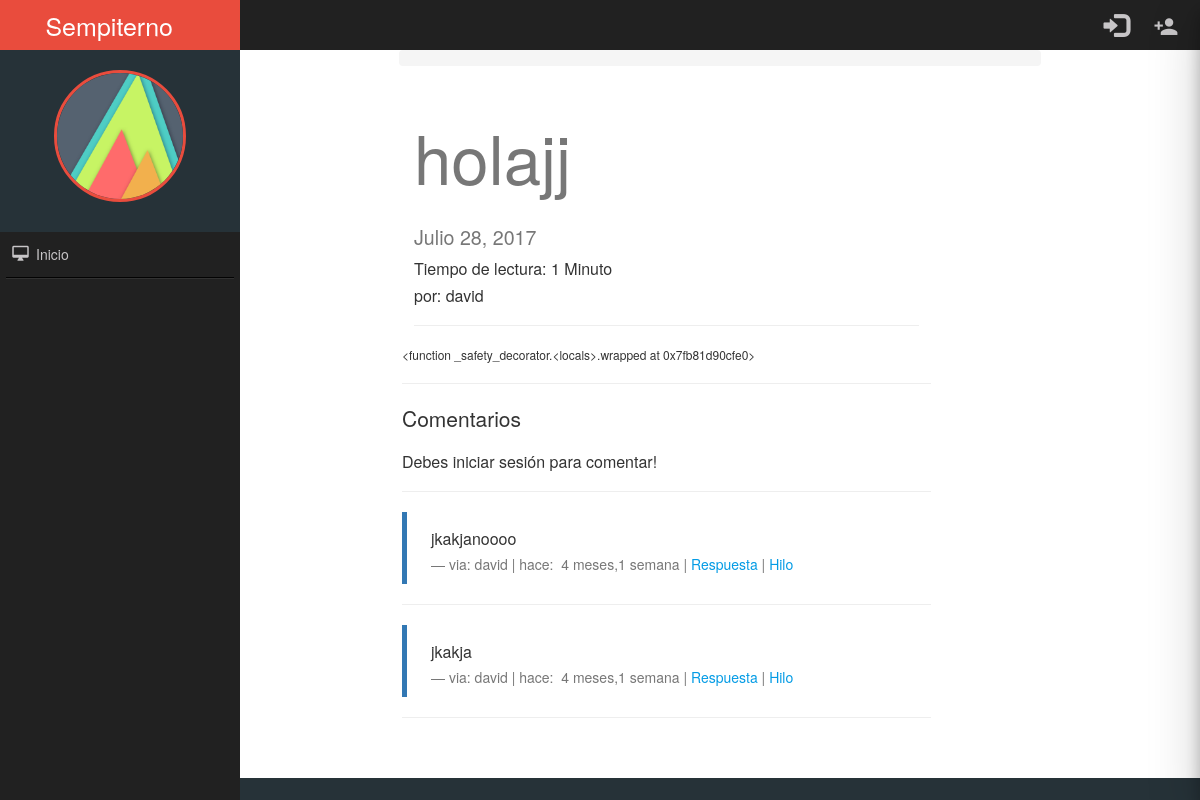
The app's page /hola/ with its own data.
### posts/models.py (models this page shows, shortened)
class Post(models.Model):
    user = models.ForeignKey(settings.AUTH_USER_MODEL, default=1)
    title = models.CharField(max_length=120)
    slug = models.SlugField(unique=True)
    image = models.ImageField(upload_to=upload_location,
            null=True,
            blank=True,
            width_field="width_field",
            height_field="height_field")
    height_field = models.IntegerField(default=0)
    width_field = models.IntegerField(default=0)
    content = models.TextField()
    draft = models.BooleanField(default=False)
    publish = models.DateField(auto_now=True, auto_now_add=False)
    read_time =  models.IntegerField(default=0) # models.TimeField(null=True, blank=True) #assume minutes
    updated = models.DateTimeField(auto_now=True, auto_now_add=False)
    timestamp = models.DateTimeField(auto_now=False, auto_now_add=True)
    objects = PostManager()
    class Meta:
        ordering = ["-timestamp", "-updated"]
    def get_markdown(self):
        content = self.content
        markdown_text = markdown(content)
        return mark_safe(markdown_text)
    @property
    def comments(self):
        instance = self
        qs = Comment.objects.filter_by_instance(instance)
        return qs
    @property
    def get_content_type(self):
        instance = self
        content_type = ContentType.objects.get_for_model(instance.__class__)
        return content_type

### comments/models.py (models this page shows, shortened)
class Comment(models.Model):
    user        = models.ForeignKey(settings.AUTH_USER_MODEL, default=1)
    content_type = models.ForeignKey(ContentType, on_delete=models.CASCADE)
    object_id = models.PositiveIntegerField()
    content_object = GenericForeignKey('content_type', 'object_id')
    parent      = models.ForeignKey("self", null=True, blank=True)
    content     = models.TextField()
    timestamp   = models.DateTimeField(auto_now_add=True)
    objects = CommentManager()
    class Meta:
        ordering = ['-timestamp']
    def get_absolute_url(self):
        return reverse("comments:thread", kwargs={"id": self.id})
    def children(self): #replies
        return Comment.objects.filter(parent=self)

### posts/views.py (the view, shortened to what this page needs)
# urls.py: url(r'^(?P<slug>[\w-]+)/$', post_detail, name='detail'),
def post_detail(request, slug=None):
	instance = get_object_or_404(Post, slug=slug)
	if instance.publish > timezone.now().date() or instance.draft:
		if not request.user.is_authenticated():
			raise Http404
	share_string = quote_plus(instance.content)
	initial_data = {
			"content_type": instance.get_content_type,
			"object_id": instance.id
	}
	form = CommentForm(request.POST or None, initial=initial_data)
	comments = instance.comments
	context = {
		"title": instance.title,
		"instance": instance,
		"share_string": share_string,
		"comments": comments,
		"comment_form":form,
	}
	return render(request, "post_detail.html", context)

### comments/models.py (called while the page is built)
    def filter_by_instance(self, instance):
        content_type = ContentType.objects.get_for_model(instance.__class__)
        obj_id = instance.id
        qs = super(CommentManager, self).filter(content_type=content_type, object_id= obj_id).filter(parent=None)
        return qs

### posts/templatetags/urlify.py (called while the page is built)
@register.filter
def urlify(value):
    return quote_plus(value)

### templates/post_detail.html (shortened to what this page needs)
{% extends "base.html" %}
{% load urlify %}
{% load crispy_forms_tags %}
{% block content %}
<div class='col-sm-10 col-sm-offset-20'>
<h1>{{ title }} <small>{% if instance.draft %}<span style='color:red;'>Borrador</span> {% endif %}</h1><h5>{{ instance.publish }}</h5>
<h6>
<p>Tiempo de lectura: {% if instance.read_time <= 1 %} 1 Minuto {% else %}{{ instance.read_time }} minutos {% endif %}</p>
por:&nbsp;{{ instance.user }}
</h6>
<p><div class="fb-like" data-href="{{ request.build_absolute_uri }}" data-layout="button_count" data-action="like" data-show-faces="true" data-share="true"></div>
<hr/>
</p>
<div class='row'>
<div class='col-sm-50 '>
   <div class='post-detail-item'>{{ instance.get_markdown }}</div>
    <hr/>
<h6>
    <div>
        <p class='lead'>Comentarios</p>
        {% if request.user.is_authenticated %}
        <form method="POST" action="."> {% csrf_token %}
            {{ comment_form|crispy }}
            <input type='submit' value='Comentar' class='btn btn-primary'>
        </form>
        {% else %}
        <p>Debes iniciar sesión para comentar!</p>
        {% endif %}
        <hr/>
        {% for comment in comments %}
        <blockquote>
          <h6><p>{{ comment.content }}</p></h6>
          <footer>via: {{ comment.user }} |&nbsp;hace:&nbsp; {{ comment.timestamp|timesince }}  |  <a class='comment-reply-btn' href='#'>Respuesta</a> | <a class='' href='{{ comment.get_absolute_url }}'>Hilo</a></footer>
        </blockquote>
        <hr/>
        {% endfor %}
    </div>
</div>
</div>
</div>
{% endblock content %}
{% block footer %}
        <footer class="footer-MaterialDark">
        </footer>
    </section>
{% endblock footer %}

### static/css/base.css (style rules this page uses)
h1 { color: #777777; }

### static/css/style.css (style rules this page uses)
body, html { margin: 0; padding: 0; position: relative; font-size: 16px; background-color: #fff; width: 100%; height: 100%; color: #333; }
.footer-MaterialDark { background-color: #263238; padding-top: 20px; margin-top: 20px; color: #fff; }

### records on screen
Post: title "holajj", user "david", get_markdown "<function _safety_decorator.<locals>.wrapped at 0x7fb81d90cfe0>"
Comment: content "jkakjanoooo", user "david", timestamp "4 meses,1 semana"
Comment: content "jkakja", user "david", timestamp "4 meses,1 semana"
